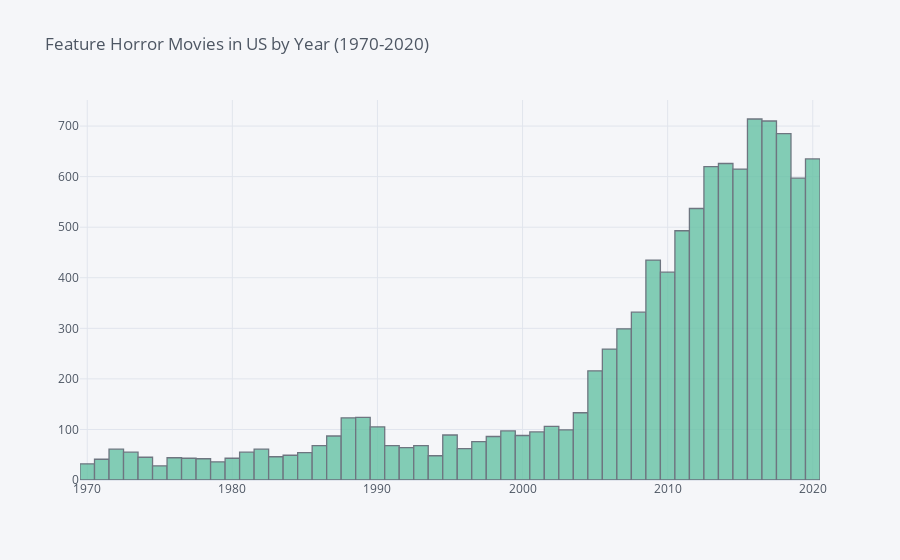

Write notebook code for a chart like this one.
### Markdown cell above
## Frequency of Horror Movies by Year

### Code cell
# Exploring the number of horror movies per year
movies['Year'].iplot(kind='hist', title='Feature Horror Movies in US by Year (1970-2020)', colorscale='set2')

### Figure 1 — Plotly figure (JSON) as saved in the notebook; plotly's stock layout.template omitted (floating-point values rounded to 4 significant figures; data arrays with more than 128 entries replaced by an {"elided": "..."} marker saying what was removed)
{"data": [{"histfunc": "count", "histnorm": "", "marker": {"color": "rgba(102, 194, 165, 1.0)", "line": {"color": "#4D5663", "width": 1.3}}, "name": "Year", "opacity": 0.8, "orientation": "v", "type": "histogram", "x": {"elided": "10605 int values"}}], "layout": {"autosize": true, "barmode": "overlay", "legend": {"bgcolor": "#F5F6F9", "font": {"color": "#4D5663"}}, "paper_bgcolor": "#F5F6F9", "plot_bgcolor": "#F5F6F9", "title": {"font": {"color": "#4D5663"}, "text": "Feature Horror Movies in US by Year (1970-2020)"}, "xaxis": {"autorange": true, "gridcolor": "#E1E5ED", "range": [1970.0, 2020.0], "showgrid": true, "tickfont": {"color": "#4D5663"}, "title": {"font": {"color": "#4D5663"}, "text": ""}, "type": "linear", "zerolinecolor": "#E1E5ED"}, "yaxis": {"autorange": true, "gridcolor": "#E1E5ED", "range": [0, 751.6], "showgrid": true, "tickfont": {"color": "#4D5663"}, "title": {"font": {"color": "#4D5663"}, "text": ""}, "zerolinecolor": "#E1E5ED"}}}
